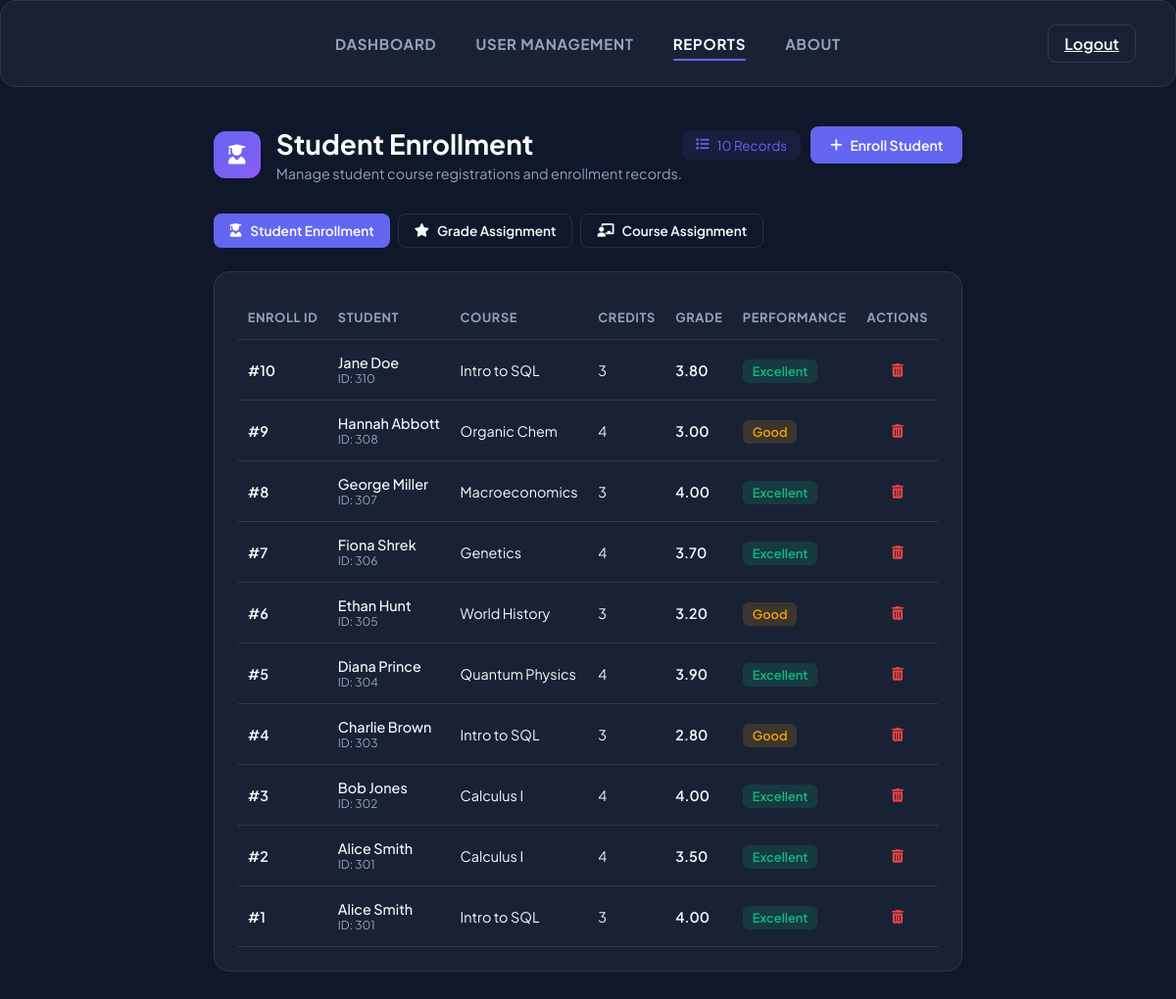
Screenshot of /transactions_enrollment.php (signed in) with the database file from the repository.
### tables this page shows
CREATE TABLE `enrollment` (
  `EnrollID` int(11) NOT NULL,
  `StudentID` int(11) DEFAULT NULL,
  `CourseID` int(11) DEFAULT NULL,
  `GradeNum` decimal(3,2) DEFAULT NULL
);

CREATE TABLE `course` (
  `CourseID` int(11) NOT NULL,
  `Title` varchar(50) DEFAULT NULL,
  `Credits` int(11) DEFAULT NULL,
  `ProfID` int(11) DEFAULT NULL
);

### transactions_enrollment.php (the view, shortened to what this page needs)
<?php
$database = new Database();
$db = $database->getConnection();
$enrollments = $db->query("
    SELECT e.EnrollID, e.StudentID, CONCAT(s.FirstName, ' ', s.LastName) AS StudentName,
           e.CourseID, c.Title AS CourseTitle, c.Credits, e.GradeNum
    FROM enrollment e
    LEFT JOIN student s ON e.StudentID = s.StudentID
    LEFT JOIN course c ON e.CourseID = c.CourseID
    ORDER BY e.EnrollID DESC
")->fetchAll(PDO::FETCH_ASSOC);
?>
<!DOCTYPE html>
<html lang="en">
<head>
    <link rel="stylesheet" href="styles.css">
    <link rel="stylesheet" href="https://cdnjs.cloudflare.com/ajax/libs/font-awesome/6.0.0/css/all.min.css">
</head>
<body>
    <nav class="glass">
        <div class="nav-links">
            <a href="dashboard.php">Dashboard</a>
            <a href="users.php">User Management</a>
            <a href="report_generator.php" class="active">Reports</a>
            <a href="about.php">About</a>
        </div>
        <div>
            <a href="logout.php" class="btn btn-outline" style="padding: 8px 16px;">Logout</a>
        </div>
    </nav>
    <div class="container animate-fade-in">
        <header style="display: flex; justify-content: space-between; align-items: flex-start; margin-bottom: 32px;">
            <div style="display: flex; gap: 16px; align-items: center;">
                <div class="page-icon" style="background: linear-gradient(135deg, #6366f1, #8b5cf6);">
                    <i class="fas fa-user-graduate"></i>
                </div>
                <div>
                    <h1 style="font-size: 1.75rem; margin-bottom: 4px;">Student Enrollment</h1>
                    <p style="color: var(--text-muted); font-size: 0.9rem;">Manage student course registrations and enrollment records.</p>
                </div>
            </div>
            <div style="display: flex; gap: 10px; align-items: center;">
                <span class="stat-pill"><i class="fas fa-list"></i> <?= count($enrollments) ?> Records</span>
                <button onclick="openModal()" class="btn btn-primary" style="padding: 10px 20px; font-size: 0.875rem;">
                    <i class="fas fa-plus"></i> Enroll Student
                </button>
            </div>
        </header>
        <div style="display: flex; gap: 8px; margin-bottom: 24px;">
            <a href="transactions_enrollment.php" class="btn btn-primary" style="padding: 8px 16px; font-size: 0.85rem; text-decoration: none;">
                <i class="fas fa-user-graduate"></i> Student Enrollment
            </a>
            <a href="transactions_grades.php" class="btn btn-outline" style="padding: 8px 16px; font-size: 0.85rem; text-decoration: none;">
                <i class="fas fa-star"></i> Grade Assignment
            </a>
            <a href="transactions_course_assignment.php" class="btn btn-outline" style="padding: 8px 16px; font-size: 0.85rem; text-decoration: none;">
                <i class="fas fa-chalkboard-teacher"></i> Course Assignment
            </a>
        </div>
        <div class="glass" style="padding: 24px;">
            <table class="table">
                <thead>
                    <tr>
                        <th>Enroll ID</th>
                        <th>Student</th>
                        <th>Course</th>
                        <th>Credits</th>
                        <th>Grade</th>
                        <th>Performance</th>
                        <th style="text-align: center;">Actions</th>
                    </tr>
                </thead>
                <tbody>
                    <?php if (empty($enrollments)): ?>
                        <tr><td colspan="7" style="text-align: center; color: var(--text-muted); padding: 40px;">No enrollment records found.</td></tr>
                    <?php else: ?>
                        <?php foreach ($enrollments as $row): ?>
                        <tr>
                            <td style="font-weight: 600;">#<?= $row['EnrollID'] ?></td>
                            <td>
                                <div style="font-weight: 500;"><?= htmlspecialchars($row['StudentName'] ?? 'N/A') ?></div>
                                <div style="font-size: 0.75rem; color: var(--text-muted);">ID: <?= $row['StudentID'] ?></div>
                            </td>
                            <td><?= htmlspecialchars($row['CourseTitle'] ?? 'N/A') ?></td>
                            <td><?= $row['Credits'] ?? '-' ?></td>
                            <td style="font-weight: 600;"><?= number_format($row['GradeNum'], 2) ?></td>
                            <td>
                                <?php
                                $grade = floatval($row['GradeNum']);
                                if ($grade >= 3.5) { $badgeClass = 'badge-high'; $label = 'Excellent'; }
                                elseif ($grade >= 2.5) { $badgeClass = 'badge-mid'; $label = 'Good'; }
                                else { $badgeClass = 'badge-low'; $label = 'Needs Improvement'; }
                                ?>
                                <span class="badge <?= $badgeClass ?>"><?= $label ?></span>
                            </td>
                            <td style="text-align: center;">
                                <form method="POST" style="display: inline;" onsubmit="return confirm('Remove this enrollment?');">
                                    <button type="submit" class="action-btn delete" title="Remove Enrollment"><i class="fas fa-trash-alt"></i></button>
                                </form>
                            </td>
                        </tr>
                        <?php endforeach; ?>
                    <?php endif; ?>
                </tbody>
            </table>
        </div>
    </div>
</body>
</html>

### styles.css (style rules this page uses)
:root { --primary: #6366f1; --primary-hover: #4f46e5; --bg-main: #0f172a; --bg-card: rgba(30, 41, 59, 0.7); --text-main: #f8fafc; --text-muted: #94a3b8; --border: rgba(255, 255, 255, 0.1); --glass-bg: rgba(255, 255, 255, 0.03); --glass-border: rgba(255, 255, 255, 0.08); }
* { margin: 0; padding: 0; box-sizing: border-box; font-family: 'Plus Jakarta Sans', sans-serif; }
body { background: var(--bg-main); color: var(--text-main); min-height: 100vh; display: flex; flex-direction: column; }
.glass { background: var(--bg-card); backdrop-filter: blur(12px); border: 1px solid var(--glass-border); border-radius: 16px; }
.btn { padding: 12px 24px; border-radius: 8px; font-weight: 600; cursor: pointer; border: none; display: inline-flex; align-items: center; justify-content: center; gap: 8px; transition: all 0.2s; }
.btn-primary { background: var(--primary); color: white; }
.btn-outline { background: transparent; border: 1px solid var(--border); color: var(--text-main); }
nav { display: flex; justify-content: space-between; align-items: center; padding: 24px 40px; border-bottom: 1px solid var(--border); position: sticky; top: 0; z-index: 50; }
nav > div:first-child, nav > div:last-child { flex: 1; }
nav > div:last-child { display: flex; justify-content: flex-end; }
.nav-links { display: flex; gap: 40px; justify-content: center; flex: 2; }
.nav-links a { color: var(--text-muted); text-decoration: none; font-weight: 700; font-size: 0.9375rem; text-transform: uppercase; letter-spacing: 0.05em; transition: all 0.2s; position: relative; }
.nav-links a:hover, .nav-links a.active { color: var(--text-main); }
.nav-links a.active::after { content: ''; position: absolute; bottom: -8px; left: 0; width: 100%; height: 2px; background: var(--primary); border-radius: 2px; }
.container { max-width: 1200px; margin: 0 auto; padding: 40px 20px; }
.animate-fade-in { animation: fadeIn 0.5s ease-out forwards; }

### transactions_enrollment.php (style rules this page uses)
.table { width: 100%; border-collapse: collapse; }
.table th, .table td { padding: 14px 10px; text-align: left; border-bottom: 1px solid var(--border); font-size: 0.9rem; }
.table th { color: var(--text-muted); font-size: 0.8rem; text-transform: uppercase; letter-spacing: 0.05em; }
.badge { padding: 4px 10px; border-radius: 6px; font-size: 0.8rem; font-weight: 600; }
.badge-high { background: rgba(16, 185, 129, 0.15); color: #10b981; }
.badge-mid { background: rgba(245, 158, 11, 0.15); color: #f59e0b; }
.action-btn { background: none; border: none; cursor: pointer; padding: 4px 8px; border-radius: 4px; transition: all 0.2s; font-size: 0.85rem; }
.action-btn.delete { color: #ef4444; }
.stat-pill { display: inline-flex; align-items: center; gap: 8px; padding: 6px 14px; border-radius: 8px; font-size: 0.85rem; background: rgba(99, 102, 241, 0.1); color: var(--primary); }
.page-icon { width: 48px; height: 48px; border-radius: 12px; display: flex; align-items: center; justify-content: center; font-size: 1.25rem; color: white; }

### rows the page displays
enrollment: EnrollID "10", StudentName "Jane Doe", StudentID "310", CourseID.Title "Intro to SQL", CourseID.Credits "3", GradeNum "3.80", GradeNum "Excellent"
enrollment: EnrollID "9", StudentName "Hannah Abbott", StudentID "308", CourseID.Title "Organic Chem", CourseID.Credits "4", GradeNum "3.00", GradeNum "Good"
enrollment: EnrollID "8", StudentName "George Miller", StudentID "307", CourseID.Title "Macroeconomics", CourseID.Credits "3", GradeNum "4.00", GradeNum "Excellent"
enrollment: EnrollID "7", StudentName "Fiona Shrek", StudentID "306", CourseID.Title "Genetics", CourseID.Credits "4", GradeNum "3.70", GradeNum "Excellent"
enrollment: EnrollID "6", StudentName "Ethan Hunt", StudentID "305", CourseID.Title "World History", CourseID.Credits "3", GradeNum "3.20", GradeNum "Good"
enrollment: EnrollID "5", StudentName "Diana Prince", StudentID "304", CourseID.Title "Quantum Physics", CourseID.Credits "4", GradeNum "3.90", GradeNum "Excellent"
enrollment: EnrollID "4", StudentName "Charlie Brown", StudentID "303", CourseID.Title "Intro to SQL", CourseID.Credits "3", GradeNum "2.80", GradeNum "Good"
enrollment: EnrollID "3", StudentName "Bob Jones", StudentID "302", CourseID.Title "Calculus I", CourseID.Credits "4", GradeNum "4.00", GradeNum "Excellent"
enrollment: EnrollID "2", StudentName "Alice Smith", StudentID "301", CourseID.Title "Calculus I", CourseID.Credits "4", GradeNum "3.50", GradeNum "Excellent"
enrollment: EnrollID "1", StudentName "Alice Smith", StudentID "301", CourseID.Title "Intro to SQL", CourseID.Credits "3", GradeNum "4.00", GradeNum "Excellent"

### other values shown
count($enrollments) "10"
